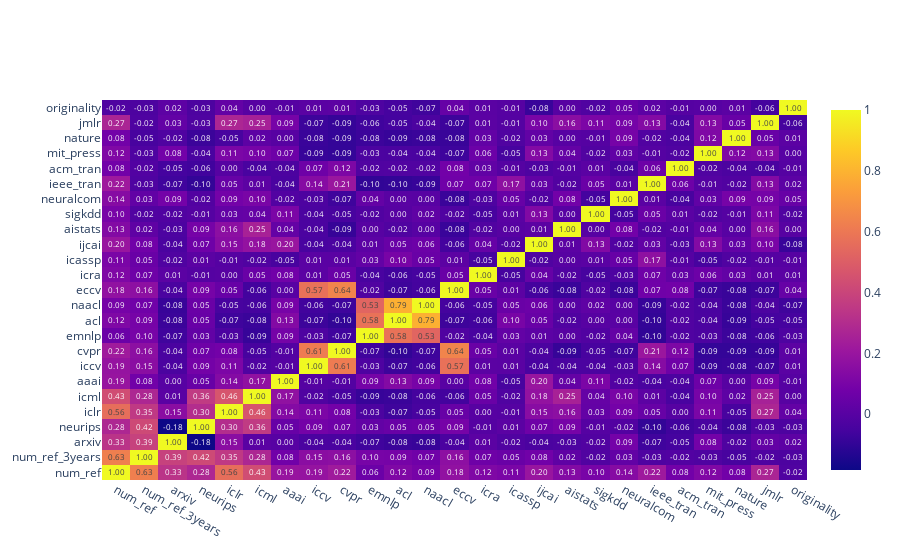

Here is the notebook cell this chart was saved with:
### Code cell
dataframe = reference_based.join([y])
correlation_matrix(dataframe)

### Figure 1 — Plotly figure (JSON) as saved in the notebook; plotly's stock layout.template omitted (floating-point values rounded to 4 significant figures; data arrays with more than 128 entries replaced by an {"elided": "..."} marker saying what was removed)
{"data": [{"text": {"elided": "25x25 float values"}, "texttemplate": "%{text:.2f}", "type": "heatmap", "x": ["num_ref", "num_ref_3years", "arxiv", "neurips", "iclr", "icml", "aaai", "iccv", "cvpr", "emnlp", "acl", "naacl", "eccv", "icra", "icassp", "ijcai", "aistats", "sigkdd", "neuralcom", "ieee_tran", "acm_tran", "mit_press", "nature", "jmlr", "originality"], "y": ["num_ref", "num_ref_3years", "arxiv", "neurips", "iclr", "icml", "aaai", "iccv", "cvpr", "emnlp", "acl", "naacl", "eccv", "icra", "icassp", "ijcai", "aistats", "sigkdd", "neuralcom", "ieee_tran", "acm_tran", "mit_press", "nature", "jmlr", "originality"], "z": {"elided": "25x25 float values"}}], "layout": {}}
